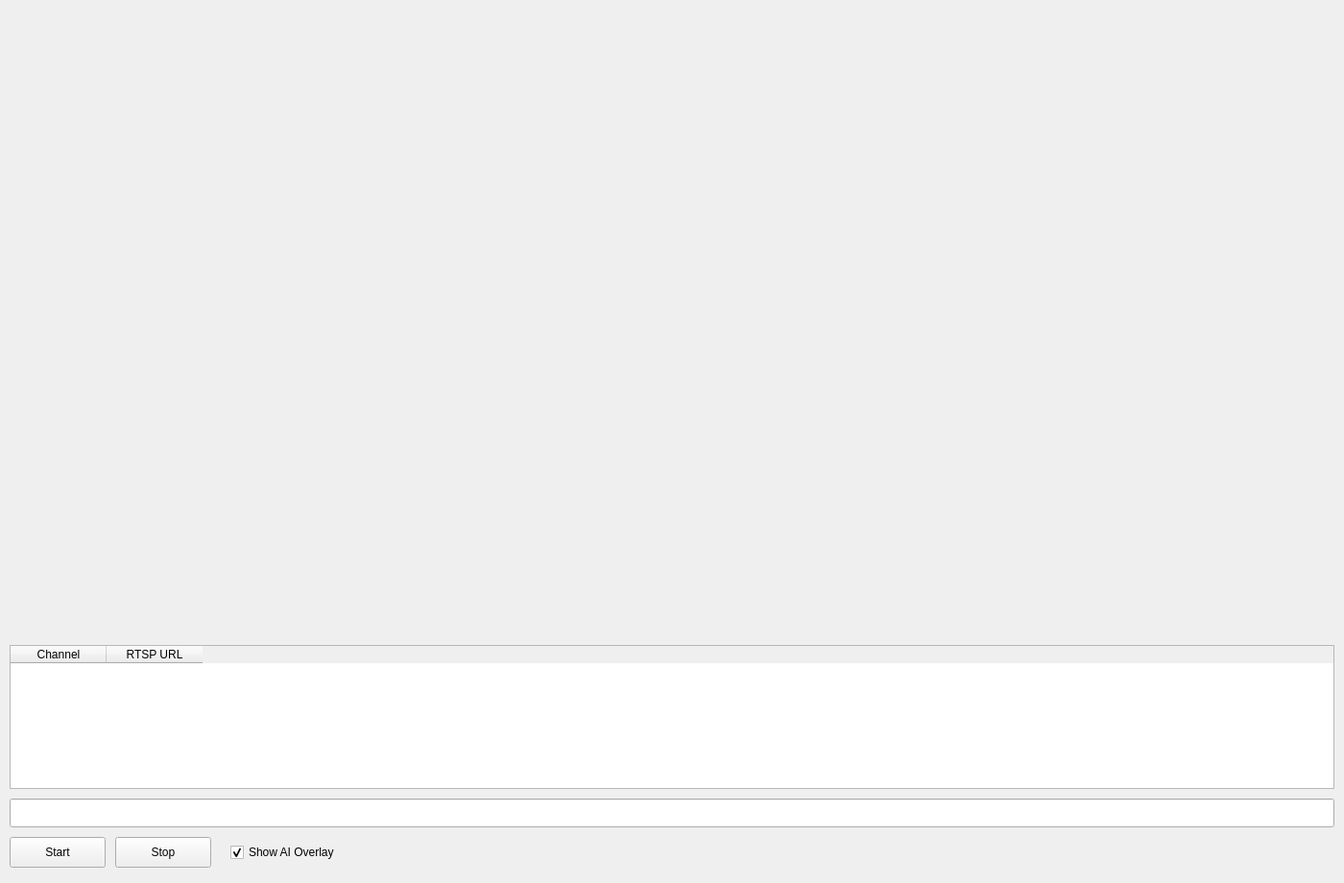
<?xml version="1.0" encoding="UTF-8"?>
<ui version="4.0">
 <class>MainWindow</class>
 <widget class="QMainWindow" name="MainWindow">
  <property name="geometry">
   <rect>
    <x>0</x>
    <y>0</y>
    <width>1400</width>
    <height>920</height>
   </rect>
  </property>
  <property name="windowTitle">
   <string>MainWindow</string>
  </property>
  <widget class="QWidget" name="centralWidget">
   <widget class="QPushButton" name="btn_start">
    <property name="geometry">
     <rect>
      <x>10</x>
      <y>872</y>
      <width>100</width>
      <height>32</height>
     </rect>
    </property>
    <property name="text">
     <string>Start</string>
    </property>
   </widget>
   <widget class="QPushButton" name="btn_stop">
    <property name="geometry">
     <rect>
      <x>120</x>
      <y>872</y>
      <width>100</width>
      <height>32</height>
     </rect>
    </property>
    <property name="text">
     <string>Stop</string>
    </property>
   </widget>
   <widget class="QTableWidget" name="tableWidget_URLs">
    <property name="geometry">
     <rect>
      <x>10</x>
      <y>672</y>
      <width>1380</width>
      <height>150</height>
     </rect>
    </property>
    <attribute name="columnCount">
     <number>2</number>
    </attribute>
    <column>
     <property name="text">
      <string>Channel</string>
     </property>
    </column>
    <column>
     <property name="text">
      <string>RTSP URL</string>
     </property>
    </column>
   </widget>
   <widget class="QLineEdit" name="m_info_1">
    <property name="geometry">
     <rect>
      <x>10</x>
      <y>832</y>
      <width>1380</width>
      <height>30</height>
     </rect>
    </property>
    <property name="readOnly">
     <bool>true</bool>
    </property>
   </widget>
   <widget class="QCheckBox" name="chk_show_overlay">
    <property name="geometry">
     <rect>
      <x>240</x>
      <y>872</y>
      <width>150</width>
      <height>32</height>
     </rect>
    </property>
    <property name="text">
     <string>Show AI Overlay</string>
    </property>
    <property name="checked">
     <bool>true</bool>
    </property>
   </widget>
  </widget>
 </widget>
 <layoutdefault spacing="6" margin="11"/>
 <resources/>
 <connections/>
</ui>
